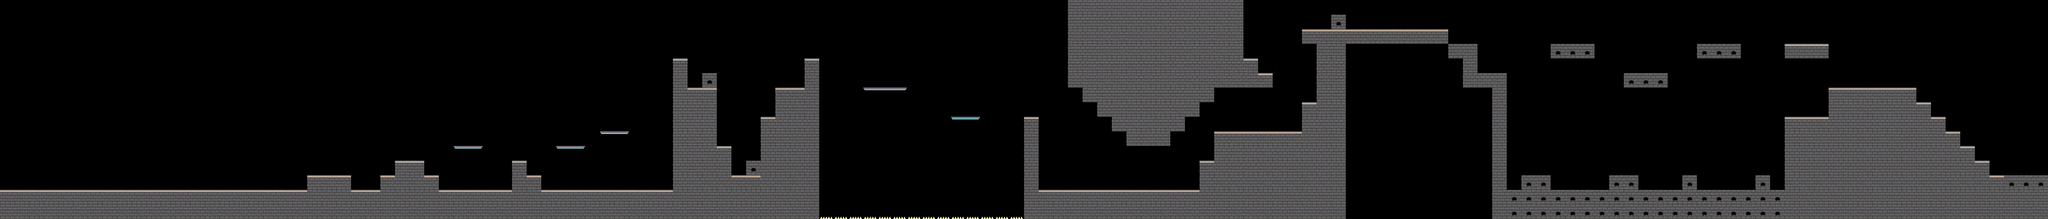

This is a level from a 2D game, rendered from its Tiled map with the project's own tilesets. A one-line summary and the complete map file follow:
An orthogonal 140x15 tile map with 64x64 px tiles, 1 tile layer (Tile Layer 1), 3 tilesets.

<map version="1.0" orientation="orthogonal" renderorder="left-up" width="140" height="15" tilewidth="64" tileheight="64" nextobjectid="1">
 <tileset firstgid="1" name="floor" tilewidth="64" tileheight="64" tilecount="4" columns="2">
  <image source="Tileset2.png" width="128" height="128" />
 </tileset>
 <tileset firstgid="5" name="espinhos" tilewidth="64" tileheight="64" tilecount="1" columns="1">
  <image source="espinhos.png" trans="ffffff" width="64" height="64" />
 </tileset>
 <tileset firstgid="6" name="plataforma1" tilewidth="64" tileheight="64" tilecount="3" columns="3">
  <image source="plataforma1.png" trans="ffffff" width="192" height="64" />
 </tileset>
 <layer name="Tile Layer 1" width="140" height="15">
  <data encoding="csv">
0,0,0,0,0,0,0,0,0,0,0,0,0,0,0,0,0,0,0,0,0,0,0,0,0,0,0,0,0,0,0,0,0,0,0,0,0,0,0,0,0,0,0,0,0,0,0,0,0,0,0,0,0,0,0,0,0,0,0,0,0,0,0,0,0,0,0,0,0,0,0,0,0,2,2,2,2,2,2,2,2,2,2,2,2,0,0,0,0,0,0,0,0,0,0,0,0,0,0,0,0,0,0,0,0,0,0,0,0,0,0,0,0,0,0,0,0,0,0,0,0,0,0,0,0,0,0,0,0,0,0,0,0,0,0,0,0,0,0,0,
0,0,0,0,0,0,0,0,0,0,0,0,0,0,0,0,0,0,0,0,0,0,0,0,0,0,0,0,0,0,0,0,0,0,0,0,0,0,0,0,0,0,0,0,0,0,0,0,0,0,0,0,0,0,0,0,0,0,0,0,0,0,0,0,0,0,0,0,0,0,0,0,0,2,2,2,2,2,2,2,2,2,2,2,2,0,0,0,0,0,0,1,0,0,0,0,0,0,0,0,0,0,0,0,0,0,0,0,0,0,0,0,0,0,0,0,0,0,0,0,0,0,0,0,0,0,0,0,0,0,0,0,0,0,0,0,0,0,0,0,
0,0,0,0,0,0,0,0,0,0,0,0,0,0,0,0,0,0,0,0,0,0,0,0,0,0,0,0,0,0,0,0,0,0,0,0,0,0,0,0,0,0,0,0,0,0,0,0,0,0,0,0,0,0,0,0,0,0,0,0,0,0,0,0,0,0,0,0,0,0,0,0,0,2,2,2,2,2,2,2,2,2,2,2,2,0,0,0,0,3,3,3,3,3,3,3,3,3,3,0,0,0,0,0,0,0,0,0,0,0,0,0,0,0,0,0,0,0,0,0,0,0,0,0,0,0,0,0,0,0,0,0,0,0,0,0,0,0,0,0,
0,0,0,0,0,0,0,0,0,0,0,0,0,0,0,0,0,0,0,0,0,0,0,0,0,0,0,0,0,0,0,0,0,0,0,0,0,0,0,0,0,0,0,0,0,0,0,0,0,0,0,0,0,0,0,0,0,0,0,0,0,0,0,0,0,0,0,0,0,0,0,0,0,2,2,2,2,2,2,2,2,2,2,2,2,0,0,0,0,0,2,2,0,0,0,0,0,0,0,2,2,0,0,0,0,0,1,1,1,0,0,0,0,0,0,0,1,1,1,0,0,0,3,3,3,0,0,0,0,0,0,0,0,0,0,0,0,0,0,0,
0,0,0,0,0,0,0,0,0,0,0,0,0,0,0,0,0,0,0,0,0,0,0,0,0,0,0,0,0,0,0,0,0,0,0,0,0,0,0,0,0,0,0,0,0,0,3,0,0,0,0,0,0,0,0,3,0,0,0,0,0,0,0,0,0,0,0,0,0,0,0,0,0,2,2,2,2,2,2,2,2,2,2,2,2,3,0,0,0,0,2,2,0,0,0,0,0,0,0,0,2,0,0,0,0,0,0,0,0,0,0,0,0,0,0,0,0,0,0,0,0,0,0,0,0,0,0,0,0,0,0,0,0,0,0,0,0,0,0,0,
0,0,0,0,0,0,0,0,0,0,0,0,0,0,0,0,0,0,0,0,0,0,0,0,0,0,0,0,0,0,0,0,0,0,0,0,0,0,0,0,0,0,0,0,0,0,2,0,1,0,0,0,0,0,0,2,0,0,0,0,0,0,0,0,0,0,0,0,0,0,0,0,0,2,2,2,2,2,2,2,2,2,2,2,2,2,3,0,0,0,2,2,0,0,0,0,0,0,0,0,2,2,2,0,0,0,0,0,0,0,0,1,1,1,0,0,0,0,0,0,0,0,0,0,0,0,0,0,0,0,0,0,0,0,0,0,0,0,0,0,
0,0,0,0,0,0,0,0,0,0,0,0,0,0,0,0,0,0,0,0,0,0,0,0,0,0,0,0,0,0,0,0,0,0,0,0,0,0,0,0,0,0,0,0,0,0,2,3,3,0,0,0,0,3,3,2,0,0,0,6,7,8,0,0,0,0,0,0,0,0,0,0,0,0,2,2,2,2,2,2,2,2,2,0,0,0,0,0,0,0,2,2,0,0,0,0,0,0,0,0,0,0,2,0,0,0,0,0,0,0,0,0,0,0,0,0,0,0,0,0,0,0,0,0,0,3,3,3,3,3,3,0,0,0,0,0,0,0,0,0,
0,0,0,0,0,0,0,0,0,0,0,0,0,0,0,0,0,0,0,0,0,0,0,0,0,0,0,0,0,0,0,0,0,0,0,0,0,0,0,0,0,0,0,0,0,0,2,2,2,0,0,0,0,2,2,2,0,0,0,0,0,0,0,0,0,0,0,0,0,0,0,0,0,0,0,2,2,2,2,2,2,2,0,0,0,0,0,0,0,3,2,2,0,0,0,0,0,0,0,0,0,0,2,0,0,0,0,0,0,0,0,0,0,0,0,0,0,0,0,0,0,0,0,0,0,2,2,2,2,2,2,3,0,0,0,0,0,0,0,0,
0,0,0,0,0,0,0,0,0,0,0,0,0,0,0,0,0,0,0,0,0,0,0,0,0,0,0,0,0,0,0,0,0,0,0,0,0,0,0,0,0,0,0,0,0,0,2,2,2,0,0,0,3,2,2,2,0,0,0,0,0,0,0,0,0,6,8,0,0,0,3,0,0,0,0,0,2,2,2,2,2,0,0,0,0,0,0,0,0,2,2,2,0,0,0,0,0,0,0,0,0,0,2,0,0,0,0,0,0,0,0,0,0,0,0,0,0,0,0,0,0,0,3,3,3,2,2,2,2,2,2,2,3,0,0,0,0,0,0,0,
0,0,0,0,0,0,0,0,0,0,0,0,0,0,0,0,0,0,0,0,0,0,0,0,0,0,0,0,0,0,0,0,0,0,0,0,0,0,0,0,0,6,8,0,0,0,2,2,2,0,0,0,2,2,2,2,0,0,0,0,0,0,0,0,0,0,0,0,0,0,2,0,0,0,0,0,0,2,2,2,0,0,0,3,3,3,3,3,3,2,2,2,0,0,0,0,0,0,0,0,0,0,2,0,0,0,0,0,0,0,0,0,0,0,0,0,0,0,0,0,0,0,2,2,2,2,2,2,2,2,2,2,2,3,0,0,0,0,0,0,
0,0,0,0,0,0,0,0,0,0,0,0,0,0,0,0,0,0,0,0,0,0,0,0,0,0,0,0,0,0,0,6,8,0,0,0,0,0,6,8,0,0,0,0,0,0,2,2,2,3,0,0,2,2,2,2,0,0,0,0,0,0,0,0,0,0,0,0,0,0,2,0,0,0,0,0,0,0,0,0,0,0,0,2,2,2,2,2,2,2,2,2,0,0,0,0,0,0,0,0,0,0,2,0,0,0,0,0,0,0,0,0,0,0,0,0,0,0,0,0,0,0,2,2,2,2,2,2,2,2,2,2,2,2,3,0,0,0,0,0,
0,0,0,0,0,0,0,0,0,0,0,0,0,0,0,0,0,0,0,0,0,0,0,0,0,0,0,3,3,0,0,0,0,0,0,3,0,0,0,0,0,0,0,0,0,0,2,2,2,2,0,1,2,2,2,2,0,0,0,0,0,0,0,0,0,0,0,0,0,0,2,0,0,0,0,0,0,0,0,0,0,0,3,2,2,2,2,2,2,2,2,2,0,0,0,0,0,0,0,0,0,0,2,0,0,0,0,0,0,0,0,0,0,0,0,0,0,0,0,0,0,0,2,2,2,2,2,2,2,2,2,2,2,2,2,3,0,0,0,0,
0,0,0,0,0,0,0,0,0,0,0,0,0,0,0,0,0,0,0,0,0,3,3,3,0,0,3,2,2,3,0,0,0,0,0,2,3,0,0,0,0,0,0,0,0,0,2,2,2,2,3,3,2,2,2,2,0,0,0,0,0,0,0,0,0,0,0,0,0,0,2,0,0,0,0,0,0,0,0,0,0,0,2,2,2,2,2,2,2,2,2,2,0,0,0,0,0,0,0,0,0,0,2,0,1,1,0,0,0,0,1,1,0,0,0,1,0,0,0,0,1,0,2,2,2,2,2,2,2,2,2,2,2,2,2,2,3,1,1,1,
3,3,3,3,3,3,3,3,3,3,3,3,3,3,3,3,3,3,3,3,3,2,2,2,3,3,2,2,2,2,3,3,3,3,3,2,2,3,3,3,3,3,3,3,3,3,2,2,2,2,2,2,2,2,2,2,0,0,0,0,0,0,0,0,0,0,0,0,0,0,2,3,3,3,3,3,3,3,3,3,3,3,2,2,2,2,2,2,2,2,2,2,0,0,0,0,0,0,0,0,0,0,2,1,1,1,1,1,1,1,1,1,1,1,1,1,1,1,1,1,1,1,2,2,2,2,2,2,2,2,2,2,2,2,2,2,2,2,2,2,
2,2,2,2,2,2,2,2,2,2,2,2,2,2,2,2,2,2,2,2,2,2,2,2,2,2,2,2,2,2,2,2,2,2,2,2,2,2,2,2,2,2,2,2,2,2,2,2,2,2,2,2,2,2,2,2,5,5,5,5,5,5,5,5,5,5,5,5,5,5,2,2,2,2,2,2,2,2,2,2,2,2,2,2,2,2,2,2,2,2,2,2,0,0,0,0,0,0,0,0,0,0,2,1,1,1,1,1,1,1,1,1,1,1,1,1,1,1,1,1,1,1,2,2,2,2,2,2,2,2,2,2,2,2,2,2,2,2,2,2
</data>
 </layer>
</map>
